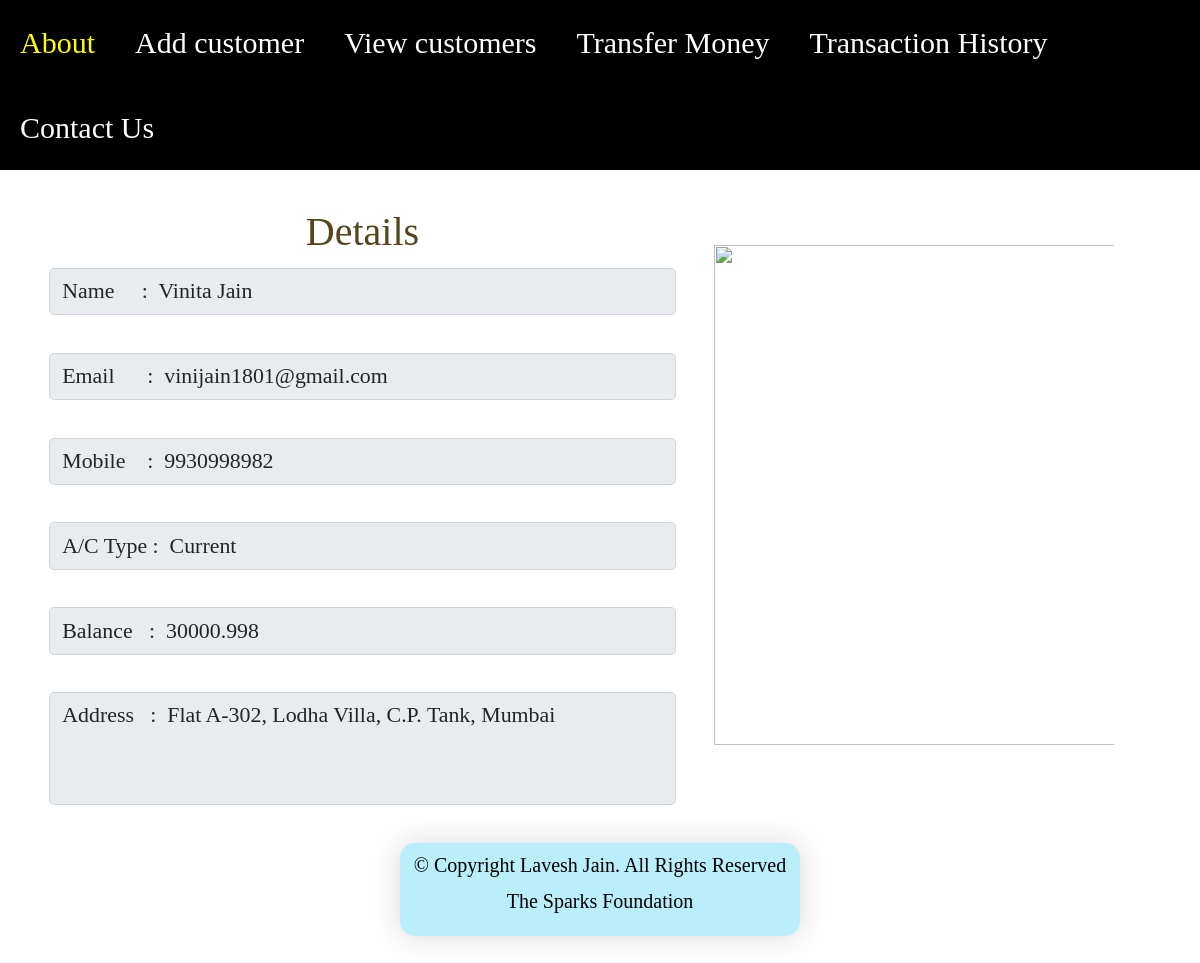
Page /more_info/vinijain1801@gmail.com on the committed database.
### bank_app/models.py (models this page shows, shortened)
class Bank_Model(models.Model):
	name = models.CharField(max_length = 90)
	email = models.EmailField(max_length = 100, primary_key = True)
	mobile_number = models.CharField(max_length = 100)
	account_type = models.CharField(max_length = 90)
	balance = models.FloatField(max_length = 30)
	address = models.CharField(max_length = 200)

### bank_app/views.py (the view)
# urls.py: path('more_info/<str:email>', more_info, name = 'more_info'),
def more_info(request, email):
	data = Bank_Model.objects.get(pk = email)
	return render(request, 'more_info.html', {'data' : data})

### bank_app/templates/more_info.html (shortened to what this page needs)
{% extends 'base.html' %}
{% block body %}
<br>
<div class="container">
		 	<div class="row" >
				<div class="col-lg-7">
					<h1 style = "font-size : 40px; color: #54451d; font-family : 'Sitka Text';" align=center> Details </h1>
		<textarea readonly class="form-control form-control-sm" rows="1" cols="30" style="resize: none;">Name     :  {{ data.name }}</textarea><br>
		<textarea readonly class="form-control form-control-sm" rows="1" cols="30" style="resize: none;">Email      :  {{ data.email }}</textarea><br>
		<textarea readonly class="form-control form-control-sm" rows="1" cols="30" style="resize: none;">Mobile    :  {{ data.mobile_number }}</textarea><br>
		<textarea readonly class="form-control form-control-sm" rows="1" cols="30" style="resize: none;">A/C Type :  {{ data.account_type }}</textarea><br>
		<textarea readonly class="form-control form-control-sm" rows="1" cols="30" style="resize: none;">Balance   :  {{ data.balance }}</textarea><br>
		<textarea readonly class="form-control form-control-sm" rows="3" cols="30" style="resize: none;">Address   :  {{ data.address }}</textarea><br>
			</div>
				<div class="col-lg-5"><br>
				<img src = "https://cdn.dribbble.com/users/4241563/screenshots/11874468/media/7796309c77cf752615a3f9062e6a3b3d.gif" style = "width: 500px; padding-right: 100px">
		 		</div>
			</div>
		</div>
{% endblock %}

### templates/base.html (style rules this page uses)
* { font-size : 25px; font-family : Calibri; }

### rows in the picture
Bank_Model: name "Name : Vinita Jain", email "Email : vinijain1801@gmail.com", mobile_number "Mobile : 9930998982", account_type "A/C Type : Current", balance "Balance : 30000.998", address "Address : Flat A-302, Lodha Villa, C.P. Tank, Mumbai"
